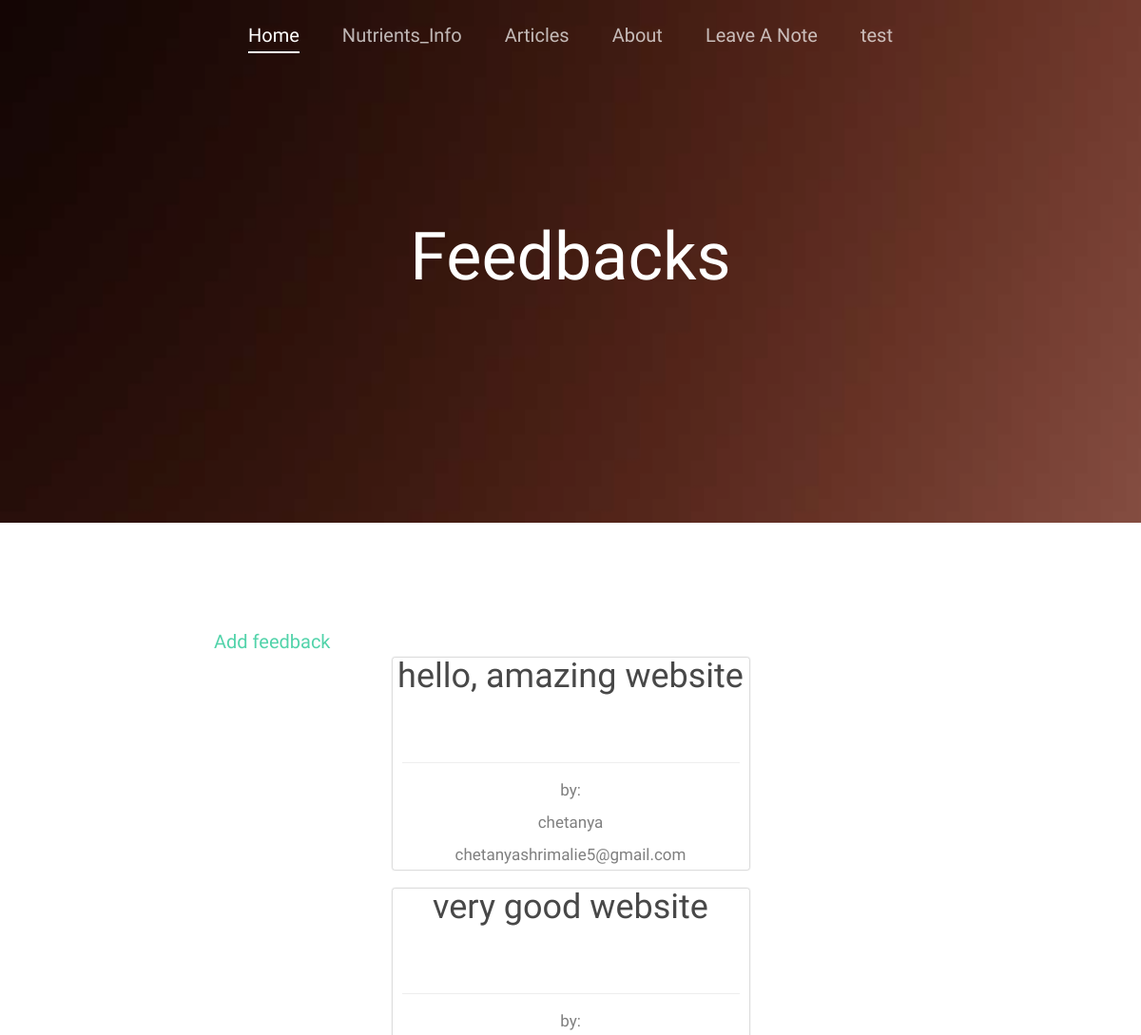
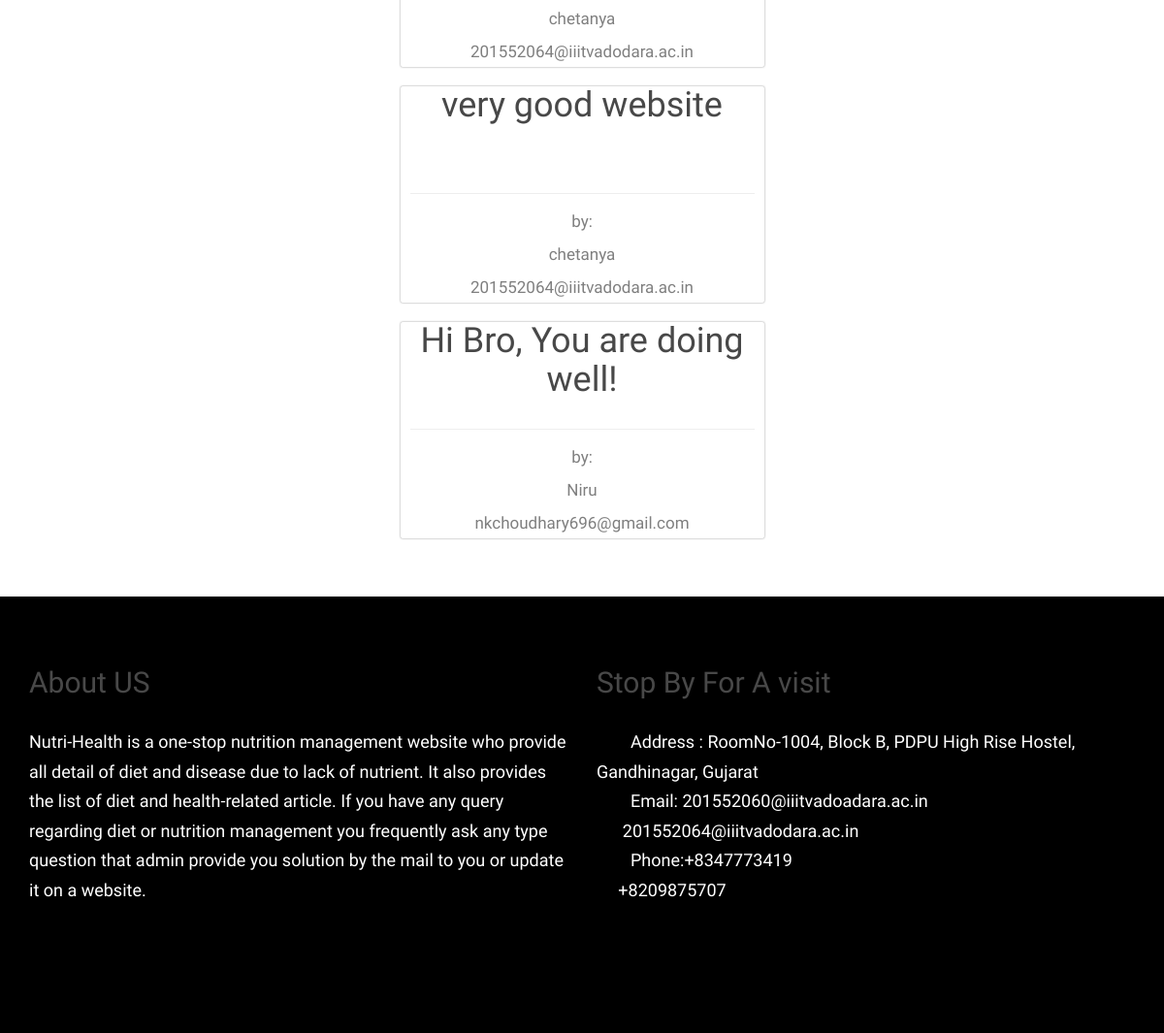
Page /contact/feedbacks/ (signed in) on the committed database (2 pictures, top to bottom).
### drop_a_note/models.py (models this page shows, shortened)
class Note(models.Model):
    name = models.CharField(max_length=50)
    email = models.CharField(max_length=100)
    note = models.TextField()

### drop_a_note/views.py (the view)
def feedbacks(request):
    all_feedbacks = Note.objects.all()
    return render(request, 'feedbacks.html', {'all_feedbacks': all_feedbacks})

### drop_a_note/templates/feedbacks.html
{% extends 'base.html' %}
{% block body %}
  <div class="fh5co-hero"
       style="background-image: url(images/hero_2.jpg);"
       data-stellar-background-ratio="0.5">
    <div class="overlay"></div>
    <div class="container">
      <div class="row">
        <div
            class="col-md-8 col-md-offset-2 col-sm-12 col-sm-offset-0 col-xs-12 col-xs-offset-0 text-center fh5co-table">
          <div class="fh5co-intro fh5co-table-cell">
            <h1 class="text-center">Feedbacks</h1>
          </div>
        </div>
      </div>
    </div>
  </div>
  <div class="fh5co-section">
    <div class="container">
      <div class="row">
        <div class="col-md-2"></div>
        <div class="col-md-8">
          <br><br>
          <div class="float-right"><a href="{% url 'contact:contact' %}">Add
            feedback</a></div>
          {% for note in all_feedbacks %}
            <div class="fh5co-text article-box-home">
              <div class="text-center">
                <div class="feedback-content-home ">
                  <h1>{{ note.note }}</h1>
                </div>
                <hr>
              </div>
              <div class="">
                <small> by:</small>
                <br>
                <small>{{ note.name }}</small>
                <br>
                <small>{{ note.email }}</small>
              </div>
            </div>
          {% endfor %}
        </div>
        <div class="col-md-2"></div>
      </div>
    </div>
  </div>
{% endblock %}

### templates/base.html (shortened to what this page needs)
{% load staticfiles %}
<!DOCTYPE html>
<html lang="en">
<head>
  <link rel="stylesheet"
        href="https://maxcdn.bootstrapcdn.com/bootstrap/3.3.7/css/bootstrap.min.css">
  <link rel="stylesheet" href="{% static 'css/animate.css' %}">
  <link rel="stylesheet" href="{% static 'css/font-awesome.css' %}">
  <link rel="stylesheet" href="{% static 'css/icomoon.css' %}">
  <link rel="stylesheet" href="{% static 'css/style.css' %}">
</head>
<body>
<div id="fh5co-wrap">
  <header id="fh5co-header">
    <div class="container">
      <nav class="fh5co-main-nav">
        <ul>
          <li class="fh5co-active"><a
              href="{% url 'home:home' %}"><span>Home</span></a>
          </li>
          <li><a
              href="{% url 'nutrients_info:info' %}"><span>Nutrients_Info</span></a>
          </li>
          <li>
            <a href="{% url 'articles:articles' %}"><span>Articles</span></a>
          </li>
          <li>
            <a
                href="{% url 'about_us:about' %}"><span>About</span></a>
          </li>
          <li>
            <a href="{% url 'contact:contact' %}"><span>Leave A Note</span></a>
          </li>
          <li>
            {% if request.user.username != '' %}
              <a href="{% url 'users:user_logout' %}"><span>
                {{ request.user.username }}</span></a>
            {% else %}
              <a href="{% url 'users:register' %}"><span>
                Register/login</span></a>
            {% endif %}
          </li>
        </ul>
      </nav>
    </div>
  </header>
  {% block body %}
  {% endblock %}
</div>
<footer id="fh5co-footer">
  <div class="container">
    <div id="contact-box" class="row">
      <div class="col-sm-6">
        <div class="block">
          <h2>About US</h2>
          <ul class="address-block">
              <li>Nutri-Health is a one-stop nutrition management website who provide all detail of diet and disease due
                  to
                  lack of nutrient. It also provides the list of diet and health-related article. If you have any query
                  regarding
                  diet or nutrition management you
                  frequently ask any type question that admin provide you solution by the mail to you or update it on a
                  website.
            </li>
          </ul>
        </div>
      </div>
      <div class="col-sm-6">
        <div class="block">
          <h2>Stop By For A visit</h2>
          <ul class="address-block">
            <li>
                <i class="fa fa-map-marker"></i>Address : RoomNo-1004, Block B, PDPU High Rise Hostel, &nbsp; &nbsp;&nbsp;&nbsp;
                Gandhinagar, Gujarat
            </li>
            <li>
                <i class="fa fa-envelope-o"></i>Email: 201552060@iiitvadoadara.ac.in <br> &nbsp; &nbsp;&nbsp;&nbsp;
                201552064@iiitvadodara.ac.in
            </li>
            <li>
                <i class="fa fa-phone"></i>Phone:+8347773419 <br> &nbsp; &nbsp;&nbsp;&nbsp;+8209875707
            </li>
          </ul>
          <ul class="social-icons">
            <li>
              <a href="#"><i class="fa fa-google"></i></a>
            </li>
            <li>
              <a href="#"><i class="fa fa-linkedin"></i></a>
            </li>
            <li>
              <a href="#"><i class="fa fa-pinterest"></i></a>
            </li>
            <li>
              <a href="#"><i class="fa fa-dribbble"></i></a>
            </li>
            <li>
              <a href="#"><i class="fa fa-behance"></i></a>
            </li>
            <li>
              <a href="#"><i class="fa fa-twitter"></i></a>
            </li>
            <li>
              <a href="#"><i class="fa fa-facebook"></i></a>
            </li>
          </ul>
        </div>
      </div>
    </div>
  </div>
</footer>
</body>
</html>

### static/css/style.css (style rules this page uses)
body { font-family: "Work Sans", Arial, sans-serif; font-weight: 300; font-size: 20px; line-height: 1.7; color: #777777; color: #7f7f7f; background: #fff; height: 100%; position: relative; }
.article-box-home { border-radius: 2px; box-shadow: 0 0 2px; text-align: center; width: 50%; margin: auto; margin-bottom: 20px; }
.feedback-content-home { height: 100px; width: 100%; word-wrap: break-word; display: block; overflow-y: hidden; }
hr { margin: 10px; }
.address-block li { margin-bottom: 20px; color: white; }
.address-block li i { margin-right: 15px; font-size: 20px; width: 20px; }
.social-icons { margin-top: 40px; color: white; }
.social-icons li { display: inline-block; margin: 0 6px; }
.social-icons a { display: inline-block; }
.social-icons i { color: white; margin-right: 25px; font-size: 25px; }
a { color: #52d3aa; -webkit-transition: 0.5s; -o-transition: 0.5s; transition: 0.5s; }
h1, h2, h3, h4, h5, h6 { color: rgba(72, 72, 72, 1); font-family: "Work Sans", Arial, sans-serif; font-weight: 300; margin: 0 0 30px 0; }
#fh5co-wrap { position: relative; background: #fff; z-index: 2; margin-bottom: 450px; }
#fh5co-footer { padding-top: 4em; position: fixed; bottom: 0; left: 0; width: 100%; z-index: 1; height: 450px; background: #000000; color: white; font-size: 18px; }
#fh5co-footer a { color: rgba(255, 255, 255, 0.7); }
#fh5co-footer ul { padding: 0; margin: 0; }
#fh5co-footer ul li { padding: 0; margin: 0; list-style: none; }
#fh5co-header { position: absolute; top: 0; width: 100%; z-index: 1000; }
#fh5co-header nav { text-align: center; }
#fh5co-header nav ul { padding: 0; margin: 0; }
#fh5co-header nav li { padding: 0; margin: 0; list-style: none; display: inline; }
#fh5co-header nav li a { padding: 20px; color: rgba(255, 255, 255, 0.7); display: -moz-inline-stack; display: inline-block; zoom: 1; *display: inline; -webkit-transition: 0.1s; -o-transition: 0.1s; transition: 0.1s; }
#fh5co-header nav li a span { -webkit-transition: 0.5s; -o-transition: 0.5s; transition: 0.5s; border-bottom: 2px solid transparent; display: block; }
#fh5co-header nav li.fh5co-active a { color: #fff; }
#fh5co-header nav li.fh5co-active a span { border-bottom: 2px solid #fff; }
.fh5co-table, .fh5co-table-cell, .fh5co-hero, .fh5co-parallax { height: 550px; }
.fh5co-hero, .fh5co-parallax { background-color: #555; background-attachment: fixed; background-size: cover; position: relative; }
.fh5co-hero .overlay, .fh5co-parallax .overlay { position: absolute; top: 0; left: 0; right: 0; bottom: 0; background: black; opacity: .2; }
.fh5co-hero .fh5co-intro h1, .fh5co-parallax .fh5co-intro h1 { color: #fff; font-size: 70px; font-weight: 300; margin-bottom: 10px; }
.fh5co-table { display: table; }
.fh5co-table-cell { display: table-cell; vertical-align: middle; }
.fh5co-section { padding: 2em 0; }

### rows in the picture
Note: note "hello, amazing website", name "chetanya", email "chetanyashrimalie5@gmail.com"
Note: note "very good website", name "chetanya", email "201552064@iiitvadodara.ac.in"
Note: note "very good website", name "chetanya", email "201552064@iiitvadodara.ac.in"
Note: note "Hi Bro, You are doing well!", name "Niru", email "nkchoudhary696@gmail.com"

### other values in the picture
{{ request.user.username }} "test"
